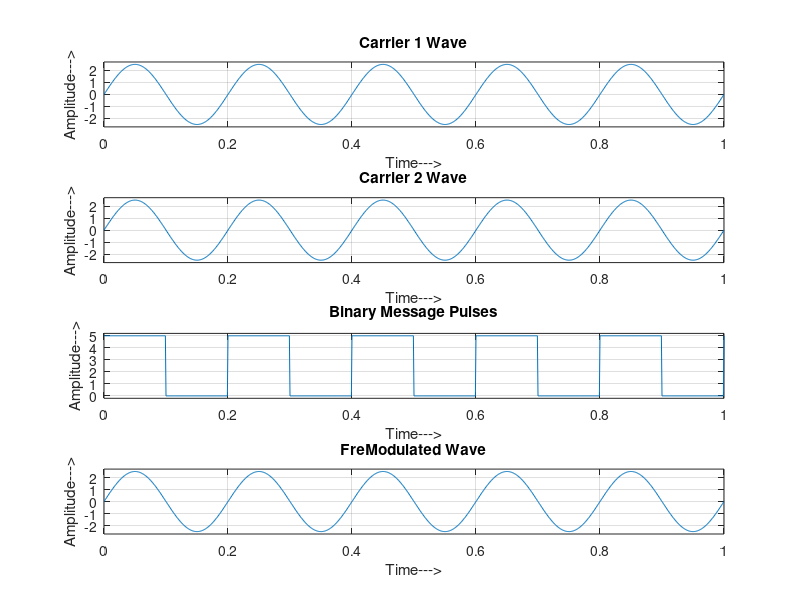

Reproduce this figure in MATLAB.
clc 
close all 
clear all 
fc1=input('Enter the freq of 1st Sine Wave carrier:');
fc2=input('Enter the freq of 2nd Sine Wave carrier:');
fp=input('Enter the freq of Periodic Binary pulse (Message):');
amp=input('Enter the amplitude (For Both Carrier & Binary Pulse Message):');
amp=amp/2;
t=0:0.001:1; 
c1=amp.*sin(2*pi*fc1*t);
c2=amp.*sin(2*pi*fc2*t);

subplot(4,1,1); 
plot(t,c1)
xlabel('Time--->')
ylabel('Amplitude--->')
title('Carrier 1 Wave')
grid on;
axis([0 1 -amp-0.2 amp+0.2]);

subplot(4,1,2) 
plot(t,c2)
xlabel('Time--->')
ylabel('Amplitude--->')
title('Carrier 2 Wave')
grid on;
axis([0 1 -amp-0.2 amp+0.2]);

m=amp.*square(2*pi*fp*t)+amp;
subplot(4,1,3) 
plot(t,m)
xlabel('Time--->')
ylabel('Amplitude--->')
title('Binary Message Pulses')
axis([0 1 -0.2 2*amp+0.2]);
grid on;
for i=0:1000 %here we are generating the modulated wave
    if m(i+1)==0
        mm(i+1)=c2(i+1);
    else
        mm(i+1)=c1(i+1);
    end
end
subplot(4,1,4) %For Plotting The Modulated wave
plot(t,mm)
xlabel('Time--->')
ylabel('Amplitude--->')
title('FreModulated Wave')
grid on;
axis([0 1 -amp-0.2 amp+0.2]);